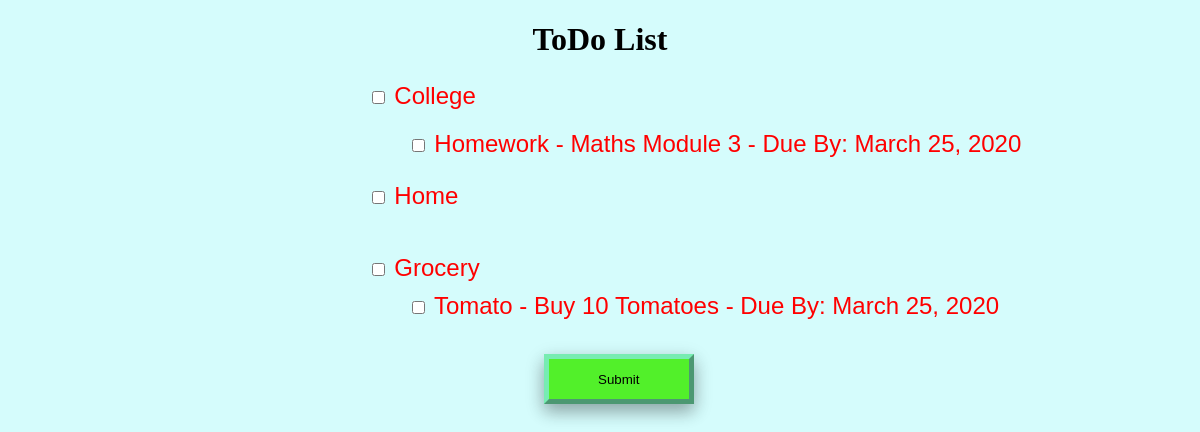
Page /todo/ on the earlier database version.
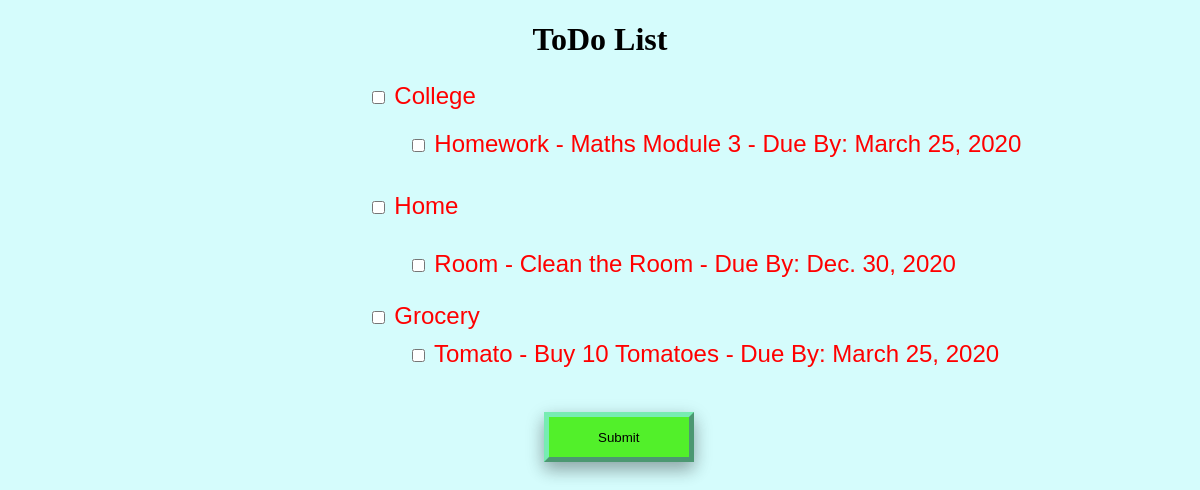
Same page on the later database version.
### todo_app/models.py (models this page shows, shortened)
class Category(models.Model) :
    category = models.CharField(max_length = 120)
    class Meta :
        verbose_name_plural = 'Categories'
    def __str__(self) :
        return self.category

class todo(models.Model) :
    title = models.CharField(max_length = 120)
    content = models.CharField(max_length = 120)
    due_date = models.DateField()
    category = models.ForeignKey(Category)
    class Meta :
        verbose_name_plural = 'todoes'
    def __str__(self) :
        return self.title

### todo_app/views.py (the view, shortened to what this page needs)
def view(request) :
    context_dict = {}
    category = Category.objects.all()
    main_list = todo.objects.all()
    context_dict['category'] = category
    context_dict['todo'] = main_list
    return render(request,'todo/view.html',context_dict)

### templates/todo/view.html (shortened to what this page needs)
{% extends 'todo/base.html' %}
{% block body_block %}
    <div class="title">
        <h1>ToDo List</h1>
    </div>
    <div class="content checkbox">
        <form action="{% url 'view' %}" method="POST">
            {% for category in category %}
                <ul style="list-style: none; ">
                    <li><input type="checkbox" name="cat[]" value="{{category}}">
                    <label for="cat">{{category}}</label></li>
                {% for list in todo %}
                <div class="subcheckbox">
                    <ul style="list-style: none;">
                    {% if category == list.category %}
                    <li><input type="checkbox" name="todo[]" value="{{list}}">
                    <label for='todo'>{{list.title}} - {{list.content}} - Due By: {{list.due_date}} </label><br></li>
                    {% endif %}
                    </ul>
                </div>
            {%endfor%}
            </ul>
            {% endfor %}
            <input class="btn" id="sub_btn" type="submit" value="Submit">
        </form>
    </div>
{% endblock %}

### templates/todo/base.html (shortened to what this page needs)
<!DOCTYPE html>
{% load staticfiles %}
<html>
    <head>
        <link rel="stylesheet" href="{% static 'css/style.css' %}">
    </head>
    <body class="backgnd-color">
        {% block body_block %}
        {% endblock %}
    </body>
</html>

### static/css/style.css (style rules this page uses)
.backgnd-color { background-color: rgb(213, 252, 252); color: black; }
.title { text-align: center; }
.content { margin-left: 25%; margin-top: 2%; padding-left: 2%; }
.btn { background-color:rgb(82, 240, 42); height: 50px; width: 150px; color: black; border-color: rgb(119, 236, 178); border-width: 5px; margin-left: 25%; box-shadow: 0 8px 16px 0 rgba(0,0,0,0.2), 0 6px 20px 0 rgba(0,0,0,0.19); }
.checkbox { color: red; font-size: x-large; font-family: 'Gill Sans', 'Gill Sans MT', Calibri, 'Trebuchet MS', sans-serif; }
.subcheckbox { padding-top: 10px; }

Differences in the rows shown:
added todo: title "Room", content "Clean the Room", due_date "Dec. 30, 2020", shown under Category "Home"
